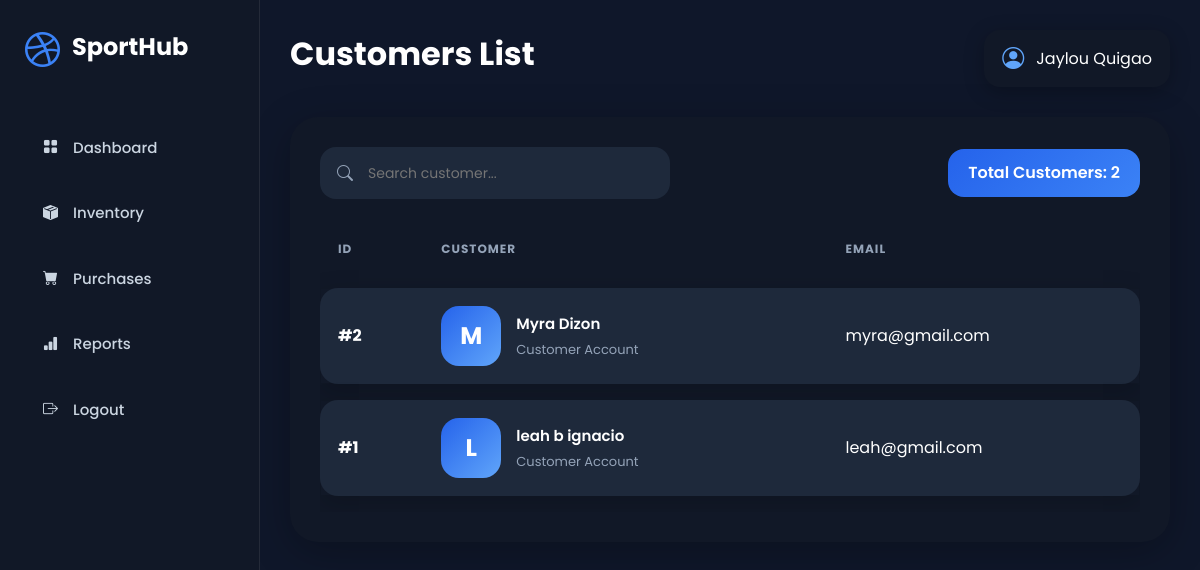
Page /admin/customers.php (signed in) on the committed database.
### tables this page shows
CREATE TABLE `customers` (
  `customer_id` int(11) NOT NULL,
  `fullname` varchar(150) NOT NULL,
  `email` varchar(150) NOT NULL,
  `address` text NOT NULL,
  `password` varchar(255) NOT NULL,
  `created_at` timestamp NOT NULL DEFAULT current_timestamp()
);

### admin/customers.php (the view, shortened to what this page needs)
<?php
include '../config/db.php';
$customers = $conn->query("
SELECT *
FROM customers
ORDER BY customers.customer_id DESC
");
?>
<!DOCTYPE html>
<html lang="en">
<head>
<link href="https://cdn.jsdelivr.net/npm/bootstrap@5.3.3/dist/css/bootstrap.min.css" rel="stylesheet">
<link rel="stylesheet"
href="https://cdn.jsdelivr.net/npm/bootstrap-icons@1.11.3/font/bootstrap-icons.min.css">
</head>
<body>
<div class="sidebar">
    <div class="logo">
        <i class="bi bi-dribbble"></i>
        <h2>SportHub</h2>
    </div>
    <ul class="sidebar-menu">
        <li>
            <a href="dashboard.php">
                <i class="bi bi-grid-fill"></i>
                Dashboard
            </a>
        </li>
        <li>
            <a href="inventory.php">
                <i class="bi bi-box-seam-fill"></i>
                Inventory
            </a>
        </li>
        <li>
            <a href="purchase.php">
                <i class="bi bi-cart-fill"></i>
                Purchases
            </a>
        </li>
        <li>
            <a href="reports.php">
                <i class="bi bi-bar-chart-fill"></i>
                Reports
            </a>
        </li>
        <li>
            <a href="../auth/logout.php">
                <i class="bi bi-box-arrow-right"></i>
                Logout
            </a>
        </li>
    </ul>
</div>
<div class="main-content">
    <div class="topbar">
        <h1>Customers List</h1>
        <div class="admin-box">
            <i class="bi bi-person-circle"></i>
            <span>
                <?= $_SESSION['fullname']; ?>
            </span>
        </div>
    </div>
    <div class="customer-card">
        <div class="customer-header">
            <div class="search-box">
                <i class="bi bi-search"></i>
                <input type="text"
                       id="searchInput"
                       placeholder="Search customer...">
            </div>
            <div class="total-box">
                Total Customers:
                <?= $customers->rowCount(); ?>
            </div>
        </div>
        <div class="table-wrapper">
            <table class="customer-table">
                <thead>
                    <tr>
                        <th>ID</th>
                        <th>Customer</th>
                        <th>Email</th>
                    </tr>
                </thead>
                <tbody id="customerTable">
                    <?php while($row = $customers->fetch()) { ?>
                    <tr>
                        <td>
                            <strong>
                                #<?= $row['customer_id']; ?>
                            </strong>
                        </td>
                        <td>
                            <div class="customer-info">
                                <div class="customer-avatar">
                                    <?= strtoupper(substr($row['fullname'],0,1)); ?>
                                </div>
                                <div>
                                    <div class="customer-name">
                                        <?= $row['fullname']; ?>
                                    </div>
                                    <div class="customer-email">
                                        Customer Account
                                    </div>
                                </div>
                            </div>
                        </td>
                        <td>
                            <?= $row['email']; ?>
                        </td>
                    </tr>
                    <?php } ?>
                </tbody>
            </table>
        </div>
    </div>
</div>
</body>
</html>

### admin/customers.php (style rules this page uses)
* { margin:0; padding:0; box-sizing:border-box; font-family:'Poppins',sans-serif; }
body { background:#0f172a; color:white; overflow-x:hidden; }
.sidebar { position:fixed; width:260px; height:100vh; background:#111827; padding:25px; border-right:1px solid rgba(255,255,255,0.08); }
.logo { display:flex; align-items:center; gap:12px; margin-bottom:45px; }
.logo i { font-size:35px; color:#3b82f6; }
.logo h2 { font-size:24px; font-weight:700; }
.sidebar-menu { list-style:none; padding:0; }
.sidebar-menu li { margin-bottom:15px; }
.sidebar-menu a { text-decoration:none; color:#cbd5e1; display:flex; align-items:center; gap:15px; padding:14px 18px; border-radius:14px; transition:0.3s; font-size:15px; font-weight:500; }
.main-content { margin-left:260px; padding:30px; }
.topbar { display:flex; justify-content:space-between; align-items:center; margin-bottom:30px; }
.topbar h1 { font-size:32px; font-weight:700; }
.admin-box { display:flex; align-items:center; gap:12px; background:#111827; padding:12px 18px; border-radius:16px; box-shadow:0 5px 20px rgba(0,0,0,0.25); }
.admin-box i { font-size:22px; color:#60a5fa; }
.customer-card { background:#111827; border-radius:28px; padding:30px; box-shadow:0 10px 40px rgba(0,0,0,0.25); }
.customer-header { display:flex; justify-content:space-between; align-items:center; margin-bottom:25px; gap:15px; }
.search-box { position:relative; width:350px; }
.search-box input { width:100%; height:52px; border:none; border-radius:16px; background:#1e293b; color:white; padding-left:48px; font-size:14px; }
.search-box i { position:absolute; left:17px; top:15px; color:#94a3b8; }
.total-box { background:linear-gradient(135deg,#2563eb,#3b82f6); padding:12px 20px; border-radius:16px; font-weight:600; }
.table-wrapper { overflow-x:auto; }
.customer-table { width:100%; border-collapse:separate; border-spacing:0 16px; }
.customer-table thead th { padding:0 18px 14px; color:#94a3b8; font-size:12px; text-transform:uppercase; letter-spacing:1px; border:none; }
.customer-table tbody tr { background:#1e293b; transition:0.3s; box-shadow:0 8px 25px rgba(0,0,0,0.18); }
.customer-table tbody td { padding:18px; border:none; vertical-align:middle; }
.customer-table tbody td:first-child { border-top-left-radius:18px; border-bottom-left-radius:18px; }
.customer-table tbody td:last-child { border-top-right-radius:18px; border-bottom-right-radius:18px; }
.customer-info { display:flex; align-items:center; gap:15px; }
.customer-avatar { width:60px; height:60px; border-radius:18px; background:linear-gradient(135deg,#2563eb,#60a5fa); display:flex; justify-content:center; align-items:center; font-size:24px; font-weight:700; color:white; }
.customer-name { font-size:15px; font-weight:600; }
.customer-email { font-size:13px; color:#94a3b8; margin-top:4px; }

### rows in the picture
customers: customer_id "2", fullname "M", fullname "Myra Dizon", email "myra@gmail.com"
customers: customer_id "1", fullname "L", fullname "leah b ignacio", email "leah@gmail.com"

### other values in the picture
$_SESSION['fullname'] "Jaylou Quigao"
$customers->rowCount() "2"
